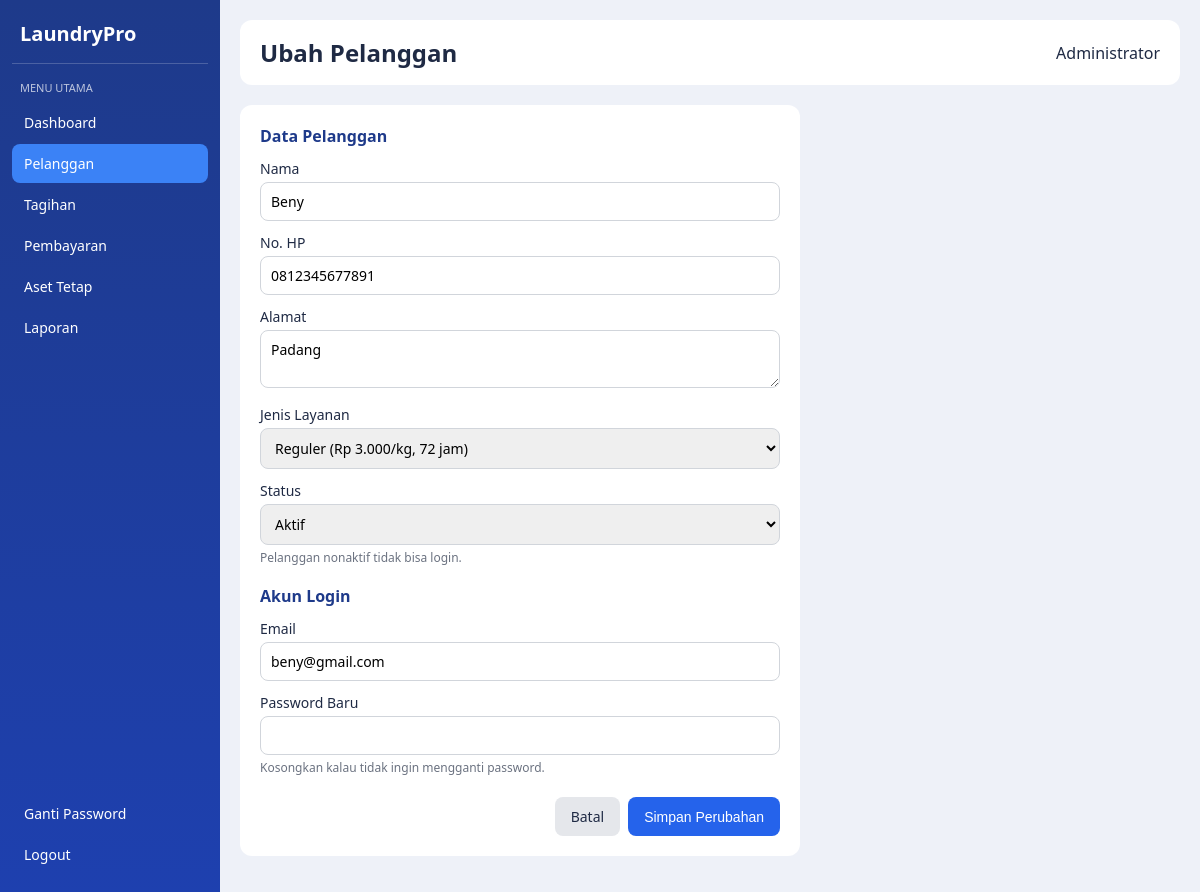
The app's page /admin/pelanggan/edit.php?id=1 (signed in) with its own data.
### tables this page shows
CREATE TABLE pelanggan (
    id_pelanggan  INT AUTO_INCREMENT PRIMARY KEY,
    id_user       INT NOT NULL UNIQUE,
    id_layanan    INT NOT NULL,
    nama          VARCHAR(100) NOT NULL,
    no_hp         VARCHAR(20) NOT NULL,
    alamat        TEXT,
    status        ENUM('aktif','nonaktif') DEFAULT 'aktif',
    created_at    DATETIME DEFAULT CURRENT_TIMESTAMP,
    FOREIGN KEY (id_user) REFERENCES users(id_user) ON DELETE CASCADE,
    FOREIGN KEY (id_layanan) REFERENCES layanan(id_layanan)
);

CREATE TABLE layanan (
    id_layanan    INT AUTO_INCREMENT PRIMARY KEY,
    nama_layanan  VARCHAR(50) NOT NULL,
    tarif_per_kg  INT NOT NULL,                   
    durasi_jam    INT NOT NULL                    
);

CREATE TABLE users (
    id_user     INT AUTO_INCREMENT PRIMARY KEY,
    email       VARCHAR(100) NOT NULL UNIQUE,
    password    VARCHAR(255) NOT NULL,            
    role        ENUM('admin','pelanggan') NOT NULL,
    created_at  DATETIME DEFAULT CURRENT_TIMESTAMP
);

### includes/fungsi.php (called while the page is built, shortened)
<?php
function e($teks)
{
    return htmlspecialchars($teks ?? '', ENT_QUOTES);
}

### admin/pelanggan/edit.php (the view, shortened to what this page needs)
<?php
require_once __DIR__ . '/../../config/koneksi.php';
$id = (int)($_GET['id'] ?? 0);
$stmt = mysqli_prepare($koneksi, "SELECT p.*, u.email FROM pelanggan p JOIN users u ON u.id_user = p.id_user WHERE p.id_pelanggan = ?");
mysqli_stmt_bind_param($stmt, "i", $id);
mysqli_stmt_execute($stmt);
$isi = mysqli_fetch_assoc(mysqli_stmt_get_result($stmt));
$layanan = mysqli_query($koneksi, "SELECT * FROM layanan ORDER BY nama_layanan");
?>
<!DOCTYPE html>
<html lang="id">
<head>
    <link rel="stylesheet" href="/laundrypro/assets/style.css">
</head>
<body>
<?php include '../sidebar.php'; ?>
<main class="konten">
    <div class="topbar">
        <h2>Ubah Pelanggan</h2>
        <span><?= e($_SESSION['nama']) ?></span>
    </div>
    <div class="kartu form-kartu">
        <form method="POST">
            <h3>Data Pelanggan</h3>
            <label>Nama</label>
            <input type="text" name="nama" value="<?= e($isi['nama']) ?>" required>
            <label>No. HP</label>
            <input type="text" name="no_hp" value="<?= e($isi['no_hp']) ?>" required>
            <label>Alamat</label>
            <textarea name="alamat" rows="2"><?= e($isi['alamat']) ?></textarea>
            <label>Jenis Layanan</label>
            <select name="id_layanan" required>
                <?php while ($l = mysqli_fetch_assoc($layanan)): ?>
                    <option value="<?= $l['id_layanan'] ?>" <?= $isi['id_layanan'] == $l['id_layanan'] ? 'selected' : '' ?>>
                        <?= e($l['nama_layanan']) ?> (<?= rupiah($l['tarif_per_kg']) ?>/kg, <?= $l['durasi_jam'] ?> jam)
                    </option>
                <?php endwhile; ?>
            </select>
            <label>Status</label>
            <select name="status">
                <option value="aktif" <?= $isi['status'] == 'aktif' ? 'selected' : '' ?>>Aktif</option>
            </select>
            <small>Pelanggan nonaktif tidak bisa login.</small>
            <h3>Akun Login</h3>
            <label>Email</label>
            <input type="email" name="email" value="<?= e($isi['email']) ?>" required>
            <label>Password Baru</label>
            <input type="password" name="password" minlength="6">
            <small>Kosongkan kalau tidak ingin mengganti password.</small>
            <div class="tombol-form">
                <a href="index.php" class="btn btn-abu">Batal</a>
                <button type="submit" class="btn btn-utama">Simpan Perubahan</button>
            </div>
        </form>
    </div>
</main>
</body>
</html>

### assets/style.css (style rules this page uses)
* { box-sizing: border-box; margin: 0; padding: 0; }
body { font-family: "Segoe UI", Arial, sans-serif; background: #eef1f8; color: #1f2a44; }
.btn { display: inline-block; padding: 10px 16px; border: none; border-radius: 8px; cursor: pointer; font-size: 14px; text-decoration: none; }
.btn-utama { background: #2563eb; color: #fff; }
.konten { margin-left: 220px; padding: 20px; }
.topbar { background: #fff; padding: 16px 20px; border-radius: 12px; display: flex; justify-content: space-between; align-items: center; margin-bottom: 20px; }
.kartu { background: #fff; padding: 20px; border-radius: 12px; margin-bottom: 20px; }
input, select, textarea { padding: 9px 10px; border: 1px solid #d1d5db; border-radius: 8px; font-size: 14px; font-family: inherit; }
.btn-abu { background: #e5e7eb; color: #1f2a44; }
.form-kartu { max-width: 560px; }
.form-kartu h3 { margin: 18px 0 4px; font-size: 16px; color: #1e3a8a; }
.form-kartu h3:first-of-type { margin-top: 0; }
.form-kartu label { display: block; font-size: 14px; margin: 12px 0 4px; }
.form-kartu input, .form-kartu select, .form-kartu textarea { width: 100%; }
.form-kartu small { color: #6b7280; font-size: 12px; }
.tombol-form { display: flex; justify-content: flex-end; gap: 8px; margin-top: 20px; }

### records on screen
pelanggan: nama "Beny", no_hp "0812345677891", alamat "Padang", id_layanan "Reguler (Rp 3.000/kg, 72 jam)", status "Aktif", email "beny@gmail.com"

### other values on screen
$_SESSION['nama'] "Administrator"
